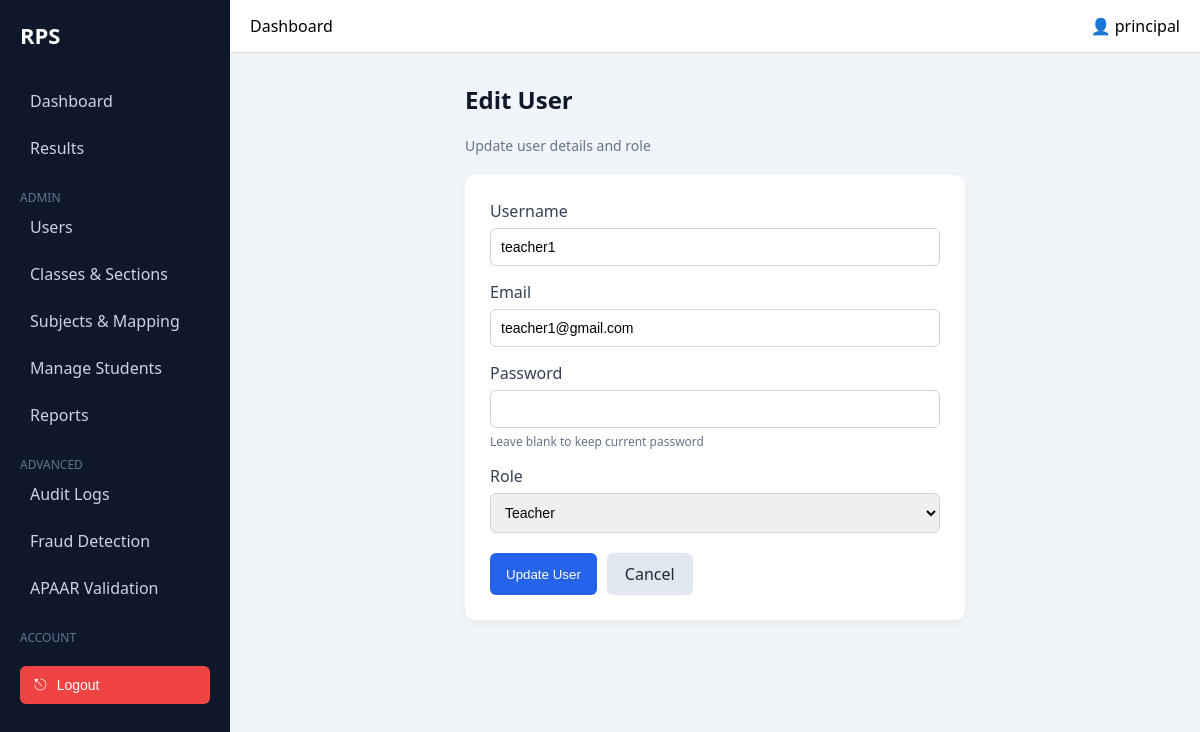
/dashboard/edit-user/8/ (signed in), run on the app's committed database.
### accounts/models.py (models this page shows)
class User(AbstractUser):
    ROLE_CHOICES = (
        ('admin', 'Admin'),
        ('teacher', 'Teacher'),
        ('data_entry', 'Data Entry'),
    )
    role = models.CharField(max_length=20, choices=ROLE_CHOICES)

### dashboard/views.py (the view)
# urls.py: path('edit-user/<int:user_id>/', views.edit_user, name='edit_user'),
@login_required
def edit_user(request, user_id):
    if request.user.role != 'admin':
        return redirect('login')
    user = get_object_or_404(User, id=user_id)
    if user.role == 'admin' or user == request.user:
        return redirect('manage_users')
    if request.method == 'POST':
        form = UserCreationForm(request.POST, instance=user)
        if form.is_valid():
            form.save()
            return redirect('manage_users')
    else:
        form = UserCreationForm(instance=user)
    return render(request, 'dashboard/admin/edit_user.html', {'form': form})

### accounts/forms.py (shortened to what this page needs)
class UserCreationForm(forms.ModelForm):
    password = forms.CharField(widget=forms.PasswordInput)
    class Meta:
        model = User
        fields = ['username', 'email', 'password', 'role']
    def __init__(self, *args, **kwargs):
        super().__init__(*args, **kwargs)
        self.fields['role'].choices = [
            ('teacher', 'Teacher'),
            ('data_entry', 'Data Entry'),
        ]

### templates/dashboard/admin/edit_user.html (shortened to what this page needs)
{% extends 'dashboard/base.html' %}
{% block content %}
<div class="form-container">
    <div class="form-header">
        <h2>Edit User</h2>
        <p>Update user details and role</p>
    </div>
    <form method="POST" class="form-card">
        <div class="form-group">
            <label>Username</label>
            {{ form.username }}
        </div>
        <div class="form-group">
            <label>Email</label>
            {{ form.email }}
        </div>
        <div class="form-group">
            <label>Password</label>
            {{ form.password }}
            <small class="hint-text">Leave blank to keep current password</small>
        </div>
        <div class="form-group">
            <label>Role</label>
            {{ form.role }}
        </div>
        <div class="form-actions">
            <button type="submit" class="btn-submit">Update User</button>
            <a href="{% url 'manage_users' %}" class="btn-cancel">Cancel</a>
        </div>
    </form>
</div>
{% endblock %}

### templates/dashboard/base.html (shortened to what this page needs)
{% load static %}
<!DOCTYPE html>
<html>
<head>
    <link rel="stylesheet" href="{% static 'css/dashboard.css' %}">
</head>
<body>
<div class="layout">
    <aside class="sidebar">
        <div class="logo">RPS</div>
        <nav>
            <a href="{% url 'dashboard_home' %}">Dashboard</a>
            {% if request.user.role == 'admin' %}
                <a href="{% url 'admin_results' %}">Results</a>
                <div class="nav-section">ADMIN</div>
                <a href="{% url 'manage_users' %}">Users</a>
                <a href="{% url 'manage_academics' %}">Classes & Sections</a>
                <a href="{% url 'manage_subjects' %}">Subjects & Mapping</a>
                <a href="{% url 'admin_manage_students' %}">Manage Students</a>
                <a href="#">Reports</a>
                <div class="nav-section">ADVANCED</div>
                <a href="{% url 'audit_logs' %}">Audit Logs</a>
                <a href="{% url 'fraud_detection' %}">Fraud Detection</a>
                <a href="{% url 'apaar_validation' %}">APAAR Validation</a>
            {% endif %}
            <div class="nav-section">ACCOUNT</div>
            <form method="POST" action="{% url 'logout' %}" class="logout-form" onsubmit="return confirmLogout()">
                <button type="submit" class="logout-btn">
                    <span class="logout-icon">⎋</span>
                    Logout
                </button>
            </form>
        </nav>
    </aside>
    <main class="main">
        <header class="topbar">
            <div class="title">Dashboard</div>
            <div class="user">👤 {{ request.user.username }}</div>
        </header>
        <section class="content">
            {% block content %}{% endblock %}
        </section>
    </main>
</div>
</body>
</html>

### static/css/dashboard.css (style rules this page uses)
* { margin: 0; padding: 0; box-sizing: border-box; }
body { font-family: 'Segoe UI', sans-serif; background: #f1f5f9; }
.layout { display: flex; }
.sidebar { width: 230px; height: 100vh; background: #0f172a; color: white; padding: 20px; }
.logo { font-size: 22px; font-weight: bold; margin-bottom: 30px; }
.sidebar nav a { display: block; color: #cbd5e1; padding: 10px; margin-bottom: 5px; text-decoration: none; border-radius: 6px; }
.nav-section { margin-top: 20px; font-size: 12px; color: #64748b; }
.main { flex: 1; }
.topbar { background: white; padding: 15px 20px; display: flex; justify-content: space-between; border-bottom: 1px solid #ddd; }
.content { padding: 20px; }
h2 { margin-bottom: 20px; color: #0f172a; }
.form-container { max-width: 600px; margin: auto; }
.form-header { margin-bottom: 20px; }
.form-header h2 { color: #0f172a; }
.form-header p { color: #64748b; font-size: 14px; }
.form-card { background: white; padding: 25px; border-radius: 10px; box-shadow: 0 4px 12px rgba(0,0,0,0.05); }
.form-group { margin-bottom: 18px; }
.form-group label { display: block; margin-bottom: 6px; font-weight: 500; color: #334155; }
.form-group input, .form-group select { width: 100%; padding: 10px; border-radius: 6px; border: 1px solid #cbd5e1; font-size: 14px; transition: 0.2s; }
.form-actions { display: flex; gap: 10px; margin-top: 20px; }
.btn-submit { background: #2563eb; color: white; padding: 10px 18px; border-radius: 6px; border: none; cursor: pointer; }
.btn-cancel { background: #e2e8f0; color: #1e293b; padding: 10px 18px; border-radius: 6px; text-decoration: none; }
.hint-text { font-size: 12px; color: #64748b; margin-top: 5px; display: block; }
.logout-form { margin-top: 20px; }
.logout-btn { width: 100%; display: flex; align-items: center; gap: 10px; background: #ef4444; color: white; border: none; padding: 10px 14px; border-radius: 6px; font-size: 14px; font-weight: 500; cursor: pointer; transition: 0.3s; }
.logout-icon { font-size: 16px; }
.form-container { max-width: 500px; margin: auto; }
.form-card { background: white; padding: 25px; border-radius: 10px; box-shadow: 0 3px 10px rgba(0,0,0,0.05); }
.form-group { margin-bottom: 15px; }
.form-group label { font-weight: 500; margin-bottom: 6px; display: block; }
.form-group select { width: 100%; padding: 10px; border-radius: 6px; border: 1px solid #cbd5e1; }
.btn-submit { background: #2563eb; color: white; padding: 10px 16px; border-radius: 6px; border: none; cursor: pointer; }
.content { padding: 30px; }

### data on the page
User: user.username "principal"
User: username "teacher1", email "teacher1@gmail.com", role "Teacher"
